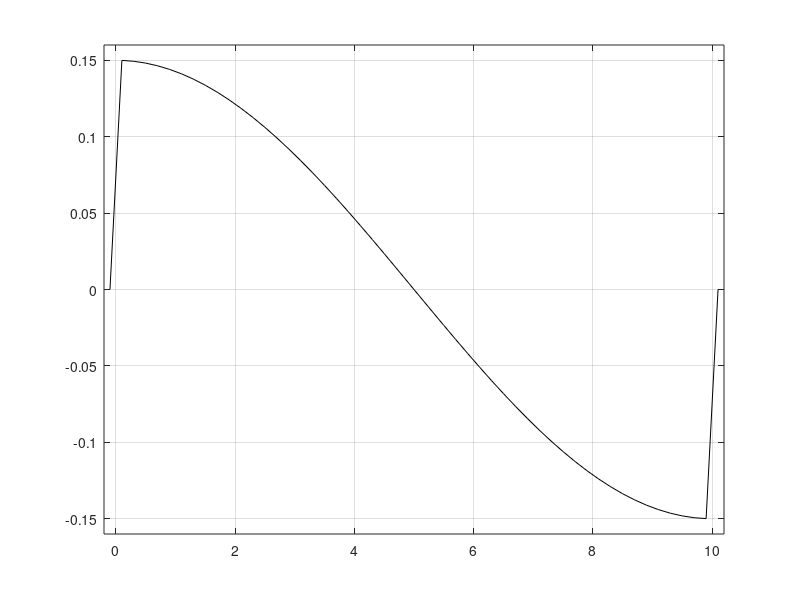

MATLAB code to generate this figure:
% This is a matlab script that generates the input data
% $Header: /u/gcmpack/MITgcm/verification/short_surf_wave/input/gendata.m,v 1.1 2010/01/23 19:42:38 jmc Exp $
% $Name: checkpoint65t $

prec='real*8';
ieee='b';

% Dimensions of grid
nx=52;
ny=1;
nz=50;
% Nominal depth of model (meters)
H=10.;
% Size of interior domain
Lx=10.;

% Horizontal resolution (m)
dx=Lx/(nx-2);
dy=dx;
x=[1:nx]*dx; x=x-mean(x)+Lx/2;
fprintf('dx = %d ; x 1,2 .. nx-1,nx = %7.4g %7.4g %7.4g %7.4g\n', ...
     dx,x(1),x(2),x(nx-1),x(nx));

%gravity=9.81;
gravity=10.;

dz=H/nz;
fprintf('delZ = %d * %7.6g\n',nz,dz)

%- initial free-surface:
Ampli=0.15;
et=x*pi/Lx; et=Ampli*cos(et); 
et(1)=0; et(nx)=0;

%- closed bassin:
h0=ones(nx,1); h0(1)=0; h0(nx)=0;
h0=-H*h0;

fid=fopen('topo_flat.bin','w',ieee); fwrite(fid,h0,prec); fclose(fid);
fid=fopen('Eta_ini.bin','w',ieee); fwrite(fid,et,prec); fclose(fid);

figure(1);clf;
plot(x,et,'k-');
axis([-0.2 10.2 [-1 1]*0.16]); grid
